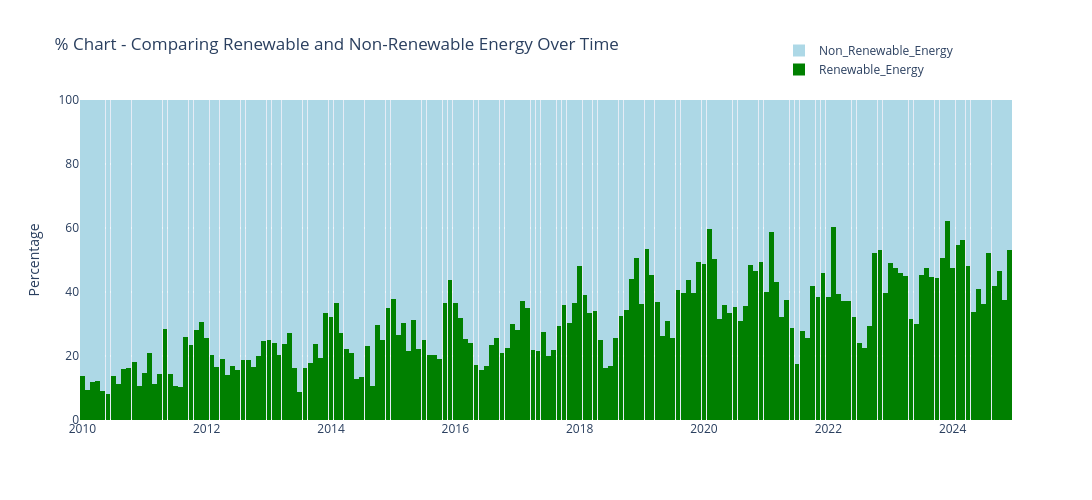

Notebook cell for this chart:
### Markdown cell above
#### Percentage Chart to Compare Renewable and Non-renewable Energy

The stacked bar chart illustrates the proportion of renewable and non-renewable energy from the year 2010 to 2025. This highlights the notable transition to greener energy sources over time, with renewable energy producing over 50% of the power from the start of the 2020s, as also confirmed by the previous plot. There is also an observable fluctuation in the first and last quarters of the year, suggesting that seasonal weather patterns affect energy output.

### Code cell
# Convert values to percentages by row
by_energy_group = ie_power_production_df[['Renewable_Energy', 'Non_Renewable_Energy']].copy()
by_energy_group = by_energy_group.div(by_energy_group.sum(axis=1), axis=0) * 100

fig = go.Figure()

# Define custom colors
color_map = {
    'Renewable_Energy': 'green',
    'Non_Renewable_Energy': 'lightblue'
}

for source in by_energy_group:
    fig.add_trace(go.Bar(
        x=by_energy_group.index.astype(str),  
        y=by_energy_group[source],              
        name=source,
        marker_color = color_map[source]
    ))

fig.update_layout(
    barmode='stack',
    bargap=0.001,  
    yaxis=dict(title='Percentage', range=[0, 100]),
    title_text='% Chart - Comparing Renewable and Non-Renewable Energy Over Time',
    legend=dict(
        x=0.75,
        y=1.2,
        xanchor='left', 
        yanchor='top'
    ),
    height=500,
    width=1100
)

fig.update_traces(marker_line_width=0)

fig.show()

#Free up memory
delete_df('by_energy_group')

### Figure 1 — Plotly figure (JSON) as saved in the notebook; plotly's stock layout.template omitted (floating-point values rounded to 4 significant figures; data arrays with more than 128 entries replaced by an {"elided": "..."} marker saying what was removed)
{"data": [{"marker": {"color": "green", "line": {"width": 0}}, "name": "Renewable_Energy", "type": "bar", "x": {"elided": "180 str values"}, "y": {"elided": "180 float values"}}, {"marker": {"color": "lightblue", "line": {"width": 0}}, "name": "Non_Renewable_Energy", "type": "bar", "x": {"elided": "180 str values"}, "y": {"elided": "180 float values"}}], "layout": {"bargap": 0.001, "barmode": "stack", "height": 500, "legend": {"x": 0.75, "xanchor": "left", "y": 1.2, "yanchor": "top"}, "title": {"text": "% Chart - Comparing Renewable and Non-Renewable Energy Over Time"}, "width": 1100, "yaxis": {"range": [0, 100], "title": {"text": "Percentage"}}}}
